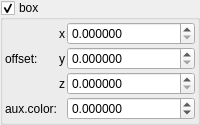
    <widget class="MyGroupBox" name="groupCheck_transf_function_enabledD_false">
     <property name="title">
      <string>box&amp;</string>
     </property>
     <property name="checkable">
      <bool>true</bool>
     </property>
     <layout class="QVBoxLayout" name="verticalLayout_17" stretch="0">
      <property name="spacing">
       <number>2</number>
      </property>
      <property name="leftMargin">
       <number>2</number>
      </property>
      <property name="topMargin">
       <number>2</number>
      </property>
      <property name="rightMargin">
       <number>2</number>
      </property>
      <property name="bottomMargin">
       <number>2</number>
      </property>
      <item>
       <layout class="QGridLayout" name="gridLayout_24" columnstretch="0,0,1">
        <property name="spacing">
         <number>2</number>
        </property>
        <item row="0" column="2">
         <widget class="MyDoubleSpinBox" name="spinbox3_transf_addition_constant_0555_x">
          <property name="sizePolicy">
           <sizepolicy hsizetype="Minimum" vsizetype="Maximum">
            <horstretch>0</horstretch>
            <verstretch>0</verstretch>
           </sizepolicy>
          </property>
          <property name="prefix">
           <string/>
          </property>
          <property name="suffix">
           <string/>
          </property>
          <property name="decimals">
           <number>6</number>
          </property>
          <property name="minimum">
           <double>0.000000000000000</double>
          </property>
          <property name="maximum">
           <double>99.989999999999995</double>
          </property>
          <property name="singleStep">
           <double>0.100000000000000</double>
          </property>
         </widget>
        </item>
        <item row="3" column="0">
         <widget class="QLabel" name="label_131">
          <property name="text">
           <string>aux.color:</string>
          </property>
         </widget>
        </item>
        <item row="0" column="1">
         <widget class="QLabel" name="label_133">
          <property name="sizePolicy">
           <sizepolicy hsizetype="Preferred" vsizetype="Preferred">
            <horstretch>0</horstretch>
            <verstretch>0</verstretch>
           </sizepolicy>
          </property>
          <property name="text">
           <string notr="true">x</string>
          </property>
          <property name="alignment">
           <set>Qt::AlignRight|Qt::AlignTrailing|Qt::AlignVCenter</set>
          </property>
         </widget>
        </item>
        <item row="2" column="1">
         <widget class="QLabel" name="label_129">
          <property name="sizePolicy">
           <sizepolicy hsizetype="Preferred" vsizetype="Preferred">
            <horstretch>0</horstretch>
            <verstretch>0</verstretch>
           </sizepolicy>
          </property>
          <property name="text">
           <string notr="true">z</string>
          </property>
          <property name="alignment">
           <set>Qt::AlignRight|Qt::AlignTrailing|Qt::AlignVCenter</set>
          </property>
         </widget>
        </item>
        <item row="1" column="2">
         <widget class="MyDoubleSpinBox" name="spinbox3_transf_addition_constant_0555_y">
          <property name="sizePolicy">
           <sizepolicy hsizetype="Minimum" vsizetype="Maximum">
            <horstretch>0</horstretch>
            <verstretch>0</verstretch>
           </sizepolicy>
          </property>
          <property name="prefix">
           <string/>
          </property>
          <property name="suffix">
           <string/>
          </property>
          <property name="decimals">
           <number>6</number>
          </property>
          <property name="minimum">
           <double>0.000000000000000</double>
          </property>
          <property name="maximum">
           <double>99.989999999999995</double>
          </property>
          <property name="singleStep">
           <double>0.100000000000000</double>
          </property>
         </widget>
        </item>
        <item row="1" column="1">
         <widget class="QLabel" name="label_126">
          <property name="sizePolicy">
           <sizepolicy hsizetype="Preferred" vsizetype="Preferred">
            <horstretch>0</horstretch>
            <verstretch>0</verstretch>
           </sizepolicy>
          </property>
          <property name="text">
           <string notr="true">y</string>
          </property>
          <property name="alignment">
           <set>Qt::AlignRight|Qt::AlignTrailing|Qt::AlignVCenter</set>
          </property>
         </widget>
        </item>
        <item row="1" column="0">
         <widget class="QLabel" name="label_132">
          <property name="text">
           <string>offset:</string>
          </property>
         </widget>
        </item>
        <item row="2" column="2">
         <widget class="MyDoubleSpinBox" name="spinbox3_transf_addition_constant_0555_z">
          <property name="sizePolicy">
           <sizepolicy hsizetype="Minimum" vsizetype="Maximum">
            <horstretch>0</horstretch>
            <verstretch>0</verstretch>
           </sizepolicy>
          </property>
          <property name="prefix">
           <string/>
          </property>
          <property name="suffix">
           <string/>
          </property>
          <property name="decimals">
           <number>6</number>
          </property>
          <property name="minimum">
           <double>0.000000000000000</double>
          </property>
          <property name="maximum">
           <double>99.989999999999995</double>
          </property>
          <property name="singleStep">
           <double>0.100000000000000</double>
          </property>
         </widget>
        </item>
        <item row="3" column="2">
         <widget class="MyDoubleSpinBox" name="spinbox_transf_offset_4">
          <property name="sizePolicy">
           <sizepolicy hsizetype="Minimum" vsizetype="Maximum">
            <horstretch>0</horstretch>
            <verstretch>0</verstretch>
           </sizepolicy>
          </property>
          <property name="prefix">
           <string/>
          </property>
          <property name="suffix">
           <string/>
          </property>
          <property name="decimals">
           <number>6</number>
          </property>
          <property name="minimum">
           <double>-99.998999999999995</double>
          </property>
          <property name="maximum">
           <double>99.998999999999995</double>
          </property>
          <property name="singleStep">
           <double>0.100000000000000</double>
          </property>
         </widget>
        </item>
       </layout>
      </item>
     </layout>
    </widget>
